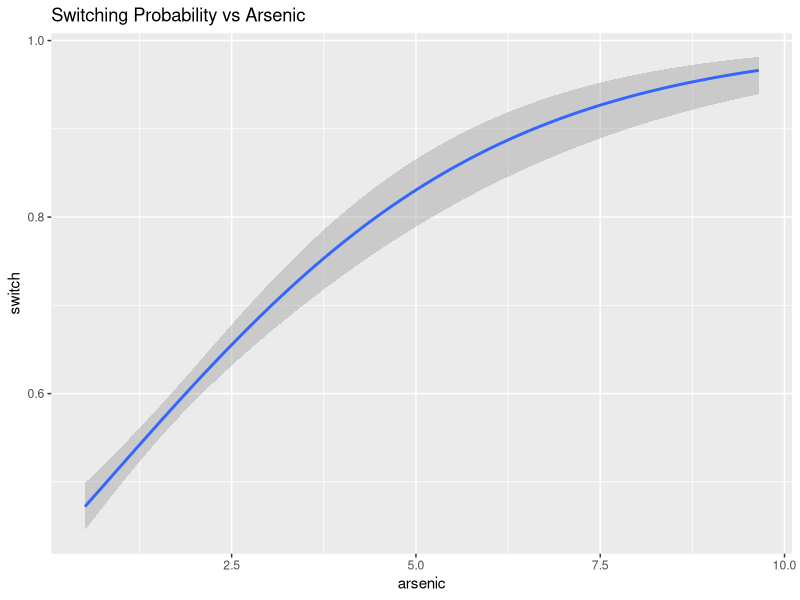
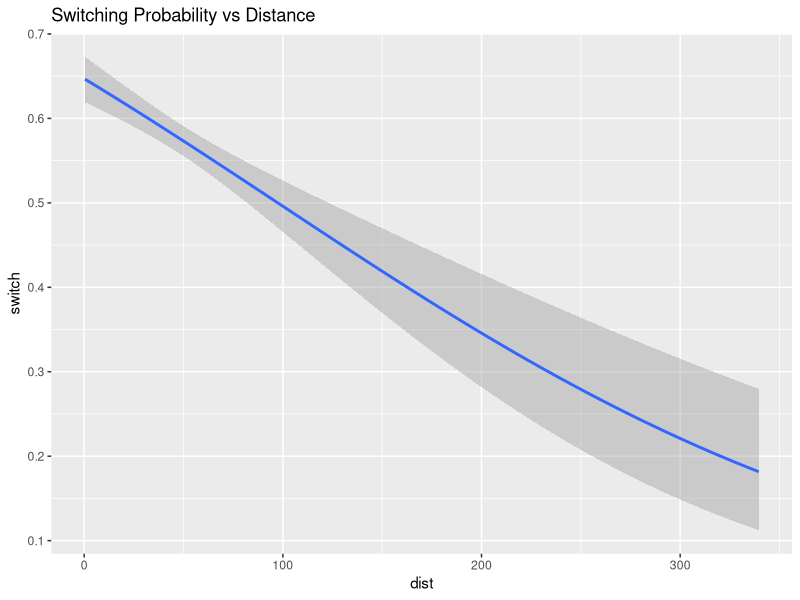
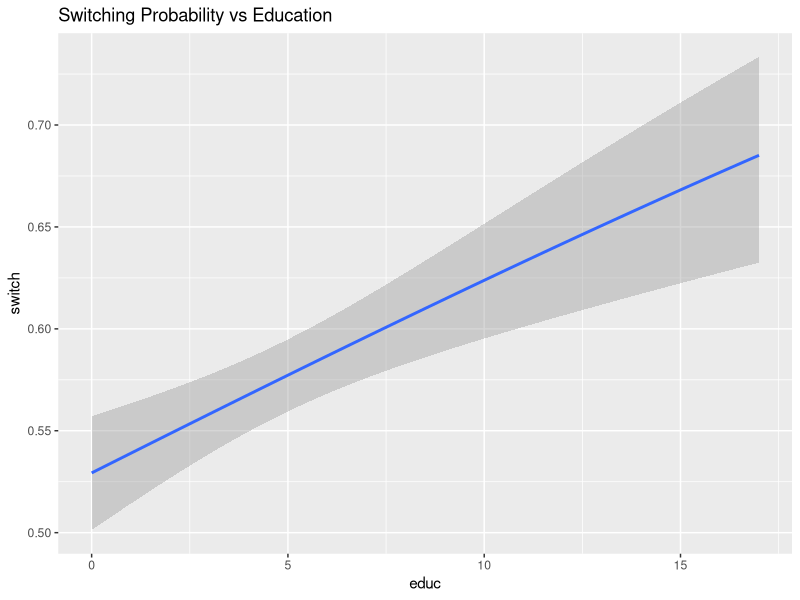

The R source for these figures, in order:
## ---- chunk 1
library(tidyverse)
library(splines)

wells <- read.table("wells.txt", header = TRUE)
str(wells)
summary(wells)
## ---- chunk 2
mean(wells$switch)
## ---- chunk 3

ggplot(wells, aes(x = arsenic, y = switch)) +
  geom_smooth(method = "glm",
              method.args = list(family = "binomial"),
              se = TRUE) +
  labs(title = "Switching Probability vs Arsenic")

ggplot(wells, aes(x = dist, y = switch)) +
  geom_smooth(method = "glm",
              method.args = list(family = "binomial"),
              se = TRUE) +
  labs(title = "Switching Probability vs Distance")

ggplot(wells, aes(x = educ, y = switch)) +
  geom_smooth(method = "glm",
              method.args = list(family = "binomial"),
              se = TRUE) +
  labs(title = "Switching Probability vs Education")
## ---- chunk 4
wells %>%
  group_by(assoc) %>%
  summarize(prob_switch = mean(switch))
## ---- chunk 5
0.5903614	- 0.5544244	
## ---- chunk 6
fit_base <- glm(switch ~ arsenic + dist + educ + assoc,
                data = wells,
                family = binomial)

summary(fit_base)
## ---- chunk 7
exp(coef(fit_base)["arsenic"])
## ---- chunk 8
exp(coef(fit_base)["dist"])
## ---- chunk 9
exp(coef(fit_base)["educ"])
## ---- chunk 10
exp(coef(fit_base)["assoc"])
## ---- chunk 11

fit_log <- glm(switch ~ log(arsenic) + dist + educ + assoc,
                data = wells,
                family = binomial)

fit_spline <- glm(switch ~ ns(arsenic, df = 4) + dist + educ + assoc,
                  data = wells,
                  family = binomial)

# I chose to use AIC because I don't really want to penalize for model complexity no much right now as much as predictive accuracy
AIC(fit_base, fit_log, fit_spline)

## ---- chunk 12
summary(fit_log)
summary(fit_spline)
## ---- chunk 13
fit_int <- glm(switch ~ log(arsenic) + dist + educ + assoc + dist:educ,
                data = wells,
                family = binomial)

# I chose to use AIC because I don't really want to penalize for model complexity no much right now as much as predictive accuracy
AIC(fit_base, fit_log, fit_spline, fit_int)

## ---- chunk 14
summary(fit_int)
## ---- chunk 15
### put your final model here
fit_final <- glm(switch ~ log(arsenic) + dist + educ + assoc, family = binomial, data = wells)
summary(fit_final)
## ---- chunk 16
exp(coef(fit_final)["log(arsenic)"])
exp(coef(fit_final)["dist"])
## ---- chunk 17
predict(fit_final,
        type = "response",
        newdata = data.frame(
          arsenic = 3,
          dist = 90,
          educ = 8,
          assoc = 0
        ))
## ---- chunk 18
predict(fit_final,
        type = "response",
        newdata = data.frame(
          arsenic = 1,
          dist = 20,
          educ = 2,
          assoc = 1
        ))
